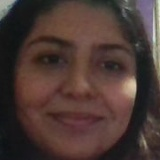
#> input picture Data/FotosCami/imagen_100.jpg, 160 x 160 px, given in place of the camera
$ python CapaEntrada.py
#> lines starting #> are read from the running program, lines starting #| are printed output that depends on the picture
import cv2
import os
import imutils

modelo = 'FotosVice'
ruta1 = 'C:/Users/vicen/Desktop/Reconocimiento Facial Py cv/ReconocimientoFacialPyCv'
rutacompleta = ruta1 + '/' + modelo
if  not os.path.exists(rutacompleta):
    os.makedirs(rutacompleta)

CapturaVideo = cv2.VideoCapture(0)
ruidos = cv2.CascadeClassifier('C:\\Users\\vicen\\AppData\\Local\\Programs\\Python\\Python310\\Lib\\site-packages\\cv2\\data\\haarcascade_frontalface_default.xml')
id = 350

while True:
    respuesta,captura = CapturaVideo.read()
#> captura is the input picture: shape (160, 160, 3); mean B, G, R 52.2, 57, 75.8
    if respuesta == False:
        break
    captura = imutils.resize(captura,width=640)
#> captura: shape (640, 640, 3)
    grises = cv2.cvtColor(captura, cv2.COLOR_BGR2GRAY)
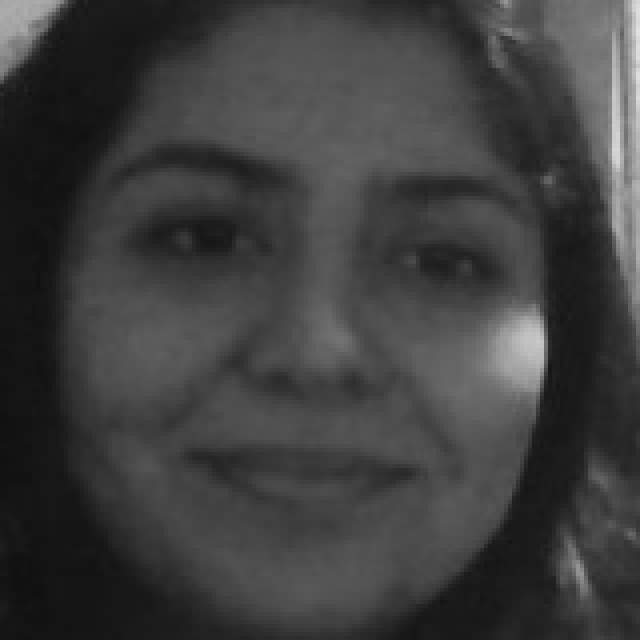
#> grises: shape (640, 640); min 16, max 227, mean 62.1
    idCaptura = captura.copy()

    cara = ruidos.detectMultiScale(grises,1.4,5)
#> cara = [[62, 79, 496, 496]]

    for(x,y,e1,e2) in cara:
        cv2.rectangle(captura,(x,y),(x+e1,y+e2),(255,0,0),2)
        rostroCapturado = idCaptura[y:y+e2,x:x+e1]
        rostroCapturado = cv2.resize(rostroCapturado, (160,160), interpolation = cv2.INTER_CUBIC)
        cv2.imwrite(rutacompleta+'/imagen_{}.jpg'.format(id), rostroCapturado)
        id=id+1
#> this loop made 1 pass
#> (x, y, e1, e2, id) on pass 1: (62, 79, 496, 496, 351)
#> pass 1, `rostroCapturado = idCaptura[y:y+e2,x:x+e1]`:
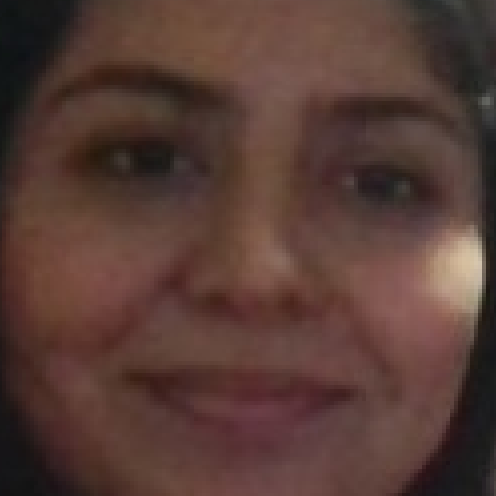
#> rostroCapturado: shape (496, 496, 3); mean B, G, R 53.3, 60.1, 86.7
#> after the loop:
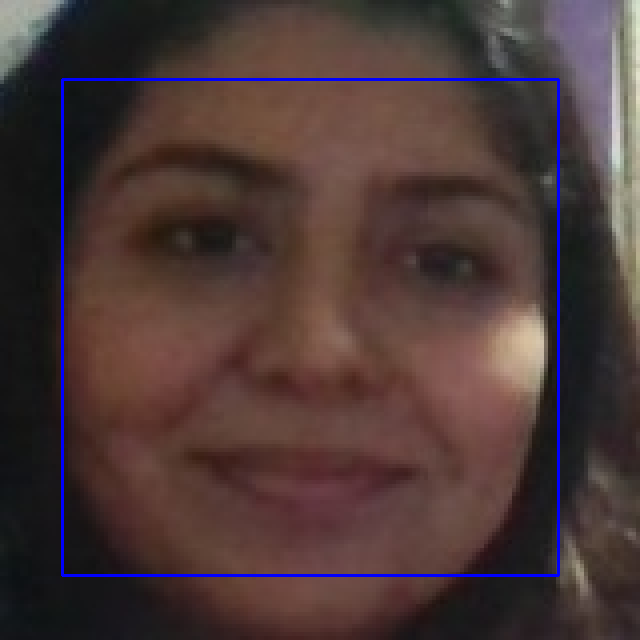
#> captura: shape (640, 640, 3); mean B, G, R 55.3, 56.3, 75
#> after the loop, id = 351

    cv2.imshow("Resultado", captura)

    if id==500:
        break

CapturaVideo.release()
cv2.destroyAllWindows()
